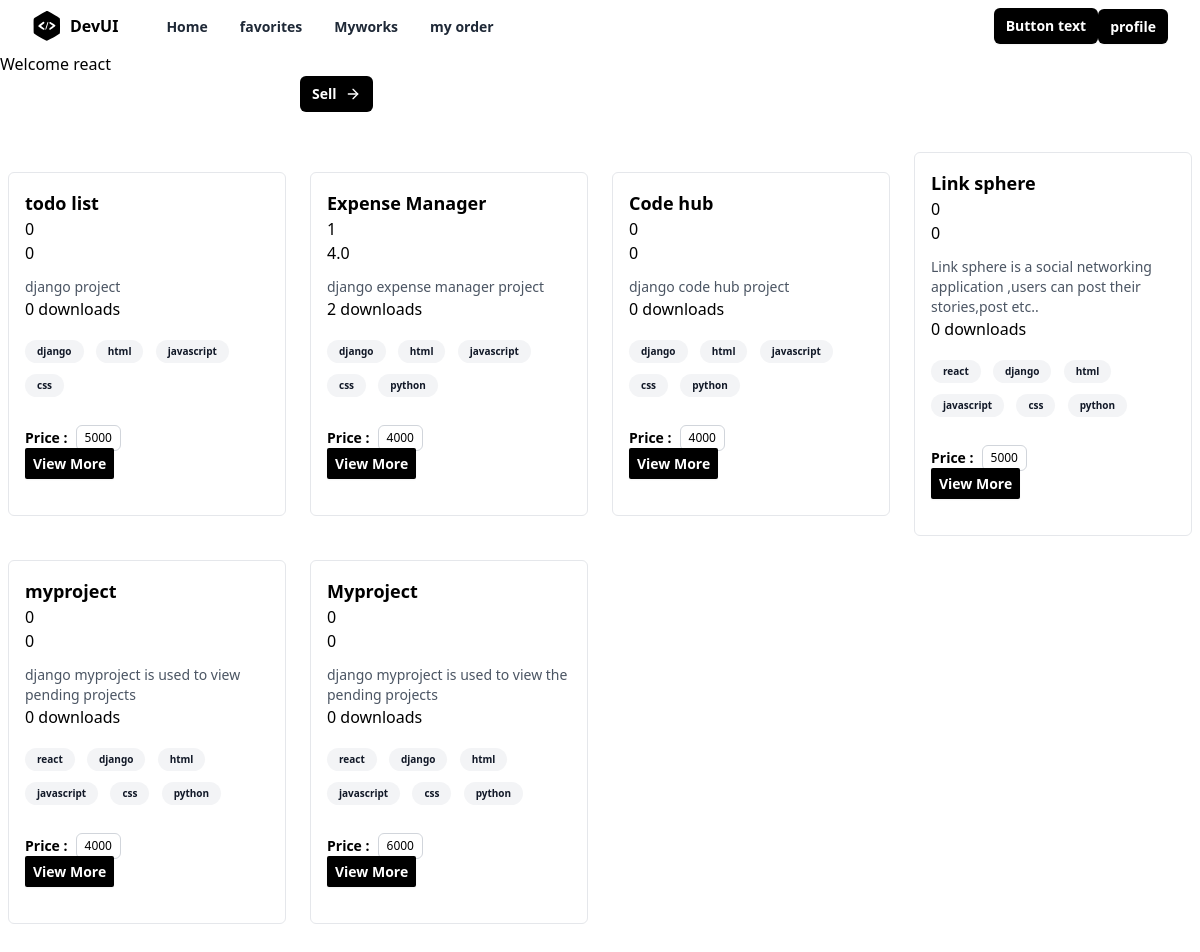
The page /index/ (signed in) on the database its author committed.
### store/models.py (models this page shows, shortened)
class Project(models.Model):
    title=models.CharField(max_length=200)
    description=models.TextField()
    tag_objects=models.ManyToManyField(Tag)
    owner=models.ForeignKey(User,on_delete=models.CASCADE,related_name="projects")
    thumbnail=EmbedVideoField()
    price=models.PositiveIntegerField()
    files=models.FileField(upload_to="projects",null=True)
    created_date=models.DateTimeField(auto_now_add=True)
    updated_date=models.DateTimeField(auto_now=True)
    is_active=models.BooleanField(default=True)
    @property
    def downloads(self):  #is used to see the dowloads count of the project
        return OrderSummary.objects.filter(is_paid=True,project_objects=self).count()
    @property
    def review_count(self):  #is used to see the review of the project
        return self.project_reviews.all().count()
    @property
    def average_rating(self):   #used to see the avg rating
        return self.project_reviews.all().values('rating').aggregate(avg=Avg('rating')).get('avg',0)

class Tag(models.Model):
    title=models.CharField(max_length=200,unique=True) #unique used to avoid duplication
    created_date=models.DateTimeField(auto_now_add=True)
    updated_date=models.DateTimeField(auto_now=True)
    is_active=models.BooleanField(default=True)
    def __str__(self):
        return self.title

### store/views.py (the view)
# urls.py: path('index/',views.IndexView.as_view(),name='index'),
class IndexView(View):  #is used for html template
    template_name='store/index.html'
    def get(self,request,*args,**kwargs): #porject list
        qs=Project.objects.all().exclude(owner=request.user)
        return render(request,self.template_name,{'projects':qs})

### store/templates/store/index.html (shortened to what this page needs)
{%extends 'store/base.html'%}
{% load embed_video_tags %}
{%block main_block%}
<h1>Welcome {{request.user}}</h1>
<div class="w-1/2 mx-auto">
    <a
    href="{%url 'project_add'%}"
  type="button"
  class="inline-flex items-center rounded-md bg-black px-3 py-2 text-sm font-semibold text-white hover:bg-black/80"
>
  Sell
  <svg
    xmlns="http://www.w3.org/2000/svg"
    width="24"
    height="24"
    viewBox="0 0 24 24"
    fill="none"
    stroke="currentColor"
    stroke-width="2"
    stroke-linecap="round"
    stroke-linejoin="round"
    class="ml-2 h-4 w-4"
  >
    <line x1="5" y1="12" x2="19" y2="12"></line>
    <polyline points="12 5 19 12 12 19"></polyline>
  </svg>
</a>
</div>
<div class="mx-auto grid w-full max-w-7xl items-center space-y-4 px-2 py-10 md:grid-cols-2 md:gap-6 md:space-y-0 lg:grid-cols-4">
{% for p in projects%}
<div class="rounded-md border">
  <div class="p-4">
    <h1 class="inline-flex items-center text-lg font-semibold">
      {{p.title}}
    </h1>
    <p>{{p.review_count}}</p>
    <p>
      {%if p.average_rating%}
        {{p.average_rating}}
      {%else%}
        0
      {%endif%}
    </p>
    <p class="mt-3 text-sm text-gray-600">
      {{p.description}}
    </p>
    <p>{{p.downloads}} downloads</p>
    <div class="mt-4">
      {%for t in p.tag_objects.all%}
      <span class="mb-2 mr-2 inline-block rounded-full bg-gray-100 px-3 py-1 text-[10px] font-semibold text-gray-900">
        {{t}}
      </span>
      {%endfor%}
    </div>
    <div class="mt-5 flex items-center space-x-2">
      <span class="block text-sm font-semibold">Price : </span>
      <span class="block cursor-pointer rounded-md border border-gray-300 p-1 px-2 text-xs font-medium">
        {{p.price}}
      </span>
    </div>
    <a
    href="{%url 'project-detail' p.id%}"
      type="button"
      class="mt-4 w-full rounded-sm bg-black px-2 py-1.5 text-sm font-semibold text-white shadow-sm hover:bg-black/80 focus-visible:outline focus-visible:outline-2 focus-visible:outline-offset-2 focus-visible:outline-black"
    >
      View More
    </a>
  </div>
  </div>
{%endfor%}
</div>
{%endblock%}

### store/templates/store/base.html (shortened to what this page needs)
<!DOCTYPE html>
<html lang="en">
<head>
    <script src="https://cdn.tailwindcss.com"></script>
</head>
<body>
    <div class="relative w-full bg-white">
        <div class="mx-auto flex max-w-7xl items-center justify-between px-4 py-2 sm:px-6 lg:px-8">
          <div class="inline-flex items-center space-x-2">
            <span>
            </span>
            <span class="font-bold">DevUI</span>
          </div>
          <div class="hidden grow items-start lg:flex">
            <ul class="ml-12 inline-flex space-x-8">
              <li>
                <a
                  href="{%url 'index' %}"
                  class="text-sm font-semibold text-gray-800 hover:text-gray-900"
                >
                  Home
                </a>
              </li>
              <li>
                <a
                  href="{%url 'my-cart'%}"
                  class="text-sm font-semibold text-gray-800 hover:text-gray-900"
                >
                  favorites
                </a>
              </li>
              <li>
                <a
                  href="{%url 'myworks'%}"
                  class="text-sm font-semibold text-gray-800 hover:text-gray-900"
                >
                  Myworks
                </a>
              </li>
              <li>
                <a
                  href="{%url 'order-summary'%}"
                  class="text-sm font-semibold text-gray-800 hover:text-gray-900"
                >
                  my order
                </a>
              </li>
            </ul>
          </div>
          <div class="hidden lg:block">
            <button
              type="button"
              class="rounded-md bg-black px-3 py-2 text-sm font-semibold text-white shadow-sm hover:bg-black/80 focus-visible:outline focus-visible:outline-2 focus-visible:outline-offset-2 focus-visible:outline-black"
            >
              Button text
            </button>
          </div>
          <div class="hidden lg:block">
            <a
            href="{%url 'profile-update' request.user.profile.id%}"
              type="button"
              class="rounded-md bg-black px-3 py-2 text-sm font-semibold text-white shadow-sm hover:bg-black/80 focus-visible:outline focus-visible:outline-2 focus-visible:outline-offset-2 focus-visible:outline-black"
            >
              profile
            </a>
          </div>
        </div>
      </div>
{%block main_block%}
{%endblock%}
</body>
</html>

### rows shown on the page
Project: title "todo list", review_count "0", description "django project", downloads "0", price "5000"
Tag: title "django"
Tag: title "html"
Tag: title "javascript"
Tag: title "css"
Project: title "Expense Manager", review_count "1", average_rating "4.0", description "django expense manager project", downloads "2", price "4000"
Tag: title "python"
Project: title "Code hub", review_count "0", description "django code hub project", downloads "0", price "4000"
Project: title "Link sphere", review_count "0", description "Link sphere is a social networking application ,users can post their stories,post etc..", downloads "0", price "5000"
Tag: title "react"
Project: title "myproject", review_count "0", description "django myproject is used to view pending projects", downloads "0", price "4000"
Project: title "Myproject", review_count "0", description "django myproject is used to view the pending projects", downloads "0", price "6000"

### other values the page prints
{{ request.user }} "react"
